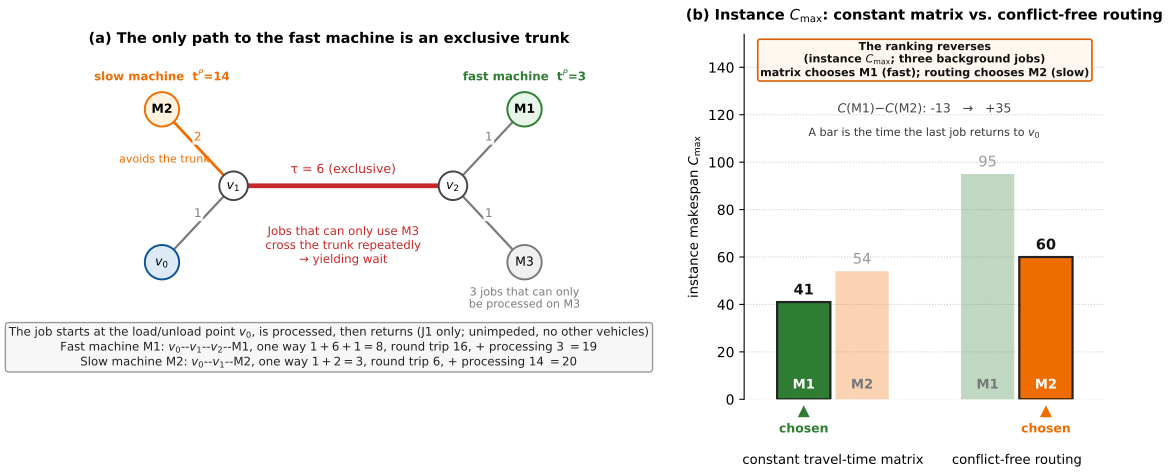

The script that saved this image:
# -*- coding: utf-8 -*-
"""Figure 1, motivating instance: the constant travel-time matrix and
conflict-free routing rank the same two assignments in opposite order.

Data come from clbs/output/motivating.json, computed by clbs/tools/motivating.py
with the same decoder as the paper -- the four numbers in (b) are not schematic.
The geometry in (a) matches that instance one-to-one.
"""
from __future__ import annotations

import json
import os

import matplotlib

matplotlib.use("Agg")
import matplotlib.pyplot as plt
from matplotlib.lines import Line2D
from matplotlib.patches import Circle, FancyBboxPatch

HERE = os.path.dirname(os.path.abspath(__file__))
ROOT = os.path.abspath(os.path.join(HERE, "..", "..", ".."))
DATA = os.path.join(ROOT, "clbs", "output", "motivating.json")

plt.rcParams.update({
    "font.sans-serif": ["DejaVu Sans"],
    "axes.unicode_minus": False,
    "figure.dpi": 200,
    "pdf.fonttype": 42,
    "ps.fonttype": 42,
})

C_FAST = "#2e7d32"      # fast machine M1
C_SLOW = "#ef6c00"      # slow machine M2
C_TRUNK = "#c62828"     # exclusive trunk
C_GREY = "#7a7a7a"

# Default (English) figure copy.  fig_motivating_CN.py passes STRINGS_CN.
STRINGS = {
    "title_a": "(a) The only path to the fast machine is an exclusive trunk",
    "trunk_tau": "τ = {tau:.0f} (exclusive)",
    "avoids_trunk": "avoids the trunk",
    "fast_arm": "fast machine  t$^P$={proc:.0f}",
    "slow_arm": "slow machine  t$^P$={proc:.0f}",
    "m3_jobs": "{n:.0f} jobs that can only\nbe processed on M3",
    "m3_yield": "Jobs that can only use M3\ncross the trunk repeatedly\n→ yielding wait",
    "two_assign": (
        "The job starts at the load/unload point $v_0$, is processed, then returns (J1 only; unimpeded, no other vehicles)\n"
        "Fast machine M1: $v_0$--$v_1$--$v_2$--M1, one way $1+{tau:.0f}+1={one1:.0f}$, "
        "round trip ${t1:.0f}$, + processing ${p1:.0f}$ $=${s1:.0f}\n"
        "Slow machine M2: $v_0$--$v_1$--M2, one way $1+2={one2:.0f}$, "
        "round trip ${t2:.0f}$, + processing ${p2:.0f}$ $=${s2:.0f}"
    ),
    "assign_ylim_lo": -1.70,
    "assign_y": -1.08,
    "title_b": "(b) Instance $C_{\\max}$: constant matrix vs. conflict-free routing",
    "group_ideal": "constant travel-time matrix",
    "group_routed": "conflict-free routing",
    "chosen": "chosen",
    "reversal": (
        "The ranking reverses\n"
        "(instance $C_{{\\max}}$; three background jobs)\n"
        "matrix chooses M{a} (fast); routing chooses M{b} (slow)"
    ),
    "ylabel": "instance makespan $C_{\\max}$",
    "delta_y_mult": 1.18,
    "delta_x": 0.72,
    "delta_y_axes": 0.795,
    "note_y_axes": 0.745,
    "note_delta_gap": 0.08,
    "ylim_mult": 1.62,
    "reversal_fs": 8,
    "reversal_pad": 0.22,
    "reversal_ls": 1.15,
    "bars_note_at": "below_delta",
    "bars_note": "A bar is the time the last job returns to $v_0$",
}


def node(ax, x, y, label, fc="#ffffff", ec="#444444", r=0.30, fs=9, bold=False):
    ax.add_patch(Circle((x, y), r, facecolor=fc, edgecolor=ec, lw=1.4, zorder=4))
    ax.text(x, y, label, ha="center", va="center", zorder=5,
            fontsize=fs, fontweight="bold" if bold else "normal")


def edge(ax, p, q, tau, color=C_GREY, lw=1.6, ls="-", off=(0.0, 0.22), fs=8.5):
    ax.plot([p[0], q[0]], [p[1], q[1]], color=color, lw=lw, ls=ls, zorder=2)
    ax.text((p[0] + q[0]) / 2 + off[0], (p[1] + q[1]) / 2 + off[1], tau,
            ha="center", va="center", fontsize=fs, color=color, zorder=6,
            bbox=dict(boxstyle="round,pad=0.14", fc="white", ec="none", alpha=0.9))


def panel_layout(ax, p, S=None) -> None:
    S = STRINGS if S is None else S
    ax.set_title(S["title_a"],
                 fontsize=10.5, fontweight="bold", pad=10)
    ax.set_xlim(-0.6, 9.4)
    # Extra bottom room when the assignment caption is wrapped (English).
    # Localized copies may override the two coordinates.
    ylim_lo = S.get("assign_ylim_lo")
    if ylim_lo is None:
        ylim_lo = -1.05 if "\n" in S["two_assign"] else -0.4
    ax.set_ylim(ylim_lo, 5.0)
    ax.axis("off")
    ax.set_aspect("equal")

    P = {"v0": (0.9, 0.7), "v1": (2.4, 2.3), "v2": (7.0, 2.3),
         "m1": (8.5, 3.9), "m2": (0.9, 3.9), "m3": (8.5, 0.7)}

    edge(ax, P["v0"], P["v1"], "1")
    edge(ax, P["v1"], P["v2"], S["trunk_tau"].format(tau=p["trunk_tau"]),
         color=C_TRUNK, lw=3.4, off=(0.0, 0.34), fs=9)
    edge(ax, P["v2"], P["m1"], "1")
    edge(ax, P["v2"], P["m3"], "1")
    edge(ax, P["v1"], P["m2"], "2", color=C_SLOW, lw=2.0)
    ax.text(0.0, 2.85, S["avoids_trunk"], ha="left", va="center",
            fontsize=8, color=C_SLOW)

    node(ax, *P["v0"], "$v_0$", fc="#dceaf8", ec="#08519c", r=0.36, bold=True)
    node(ax, *P["v1"], "$v_1$")
    node(ax, *P["v2"], "$v_2$")
    node(ax, *P["m1"], "M1", fc="#e8f5e9", ec=C_FAST, r=0.36, bold=True)
    node(ax, *P["m2"], "M2", fc="#fff3e0", ec=C_SLOW, r=0.36, bold=True)
    node(ax, *P["m3"], "M3", fc="#f0f0f0", ec=C_GREY, r=0.36)

    ax.text(8.5, 4.48, S["fast_arm"].format(proc=p["proc_fast"]), ha="center",
            fontsize=8.5, color=C_FAST, fontweight="bold")
    ax.text(0.9, 4.48, S["slow_arm"].format(proc=p["proc_slow"]), ha="center",
            fontsize=8.5, color=C_SLOW, fontweight="bold")
    ax.text(8.5, 0.18, S["m3_jobs"].format(n=p["n_background"]),
            ha="center", va="top", fontsize=8, color=C_GREY, linespacing=1.15)
    # English yield note is three lines: sit it in the open bay below the trunk.
    y_yield = 1.05 if "\n" in S["m3_yield"] else 1.68
    ax.text(4.7, y_yield, S["m3_yield"],
            ha="center", va="center", fontsize=8.5, color=C_TRUNK,
            linespacing=1.2,
            bbox=dict(boxstyle="round,pad=0.22", fc="white", ec="none", alpha=0.88))

    y_assign = S.get("assign_y")
    if y_assign is None:
        y_assign = -0.62 if "\n" in S["two_assign"] else -0.30
    ax.text(4.4, y_assign,
            S["two_assign"].format(
                tau=p["trunk_tau"],
                t1=p["travel_M1_round"], p1=p["proc_fast"],
                t2=p["travel_M2_round"], p2=p["proc_slow"],
                one1=p["travel_M1_round"] / 2.0,
                one2=p["travel_M2_round"] / 2.0,
                s1=p["travel_M1_round"] + p["proc_fast"],
                s2=p["travel_M2_round"] + p["proc_slow"]),
            ha="center", va="center", fontsize=8.5, color="#222222",
            linespacing=1.25,
            bbox=dict(boxstyle="round,pad=0.3", fc="#f7f7f7", ec="#999999"))


def panel_reversal(ax, d, S=None) -> None:
    S = STRINGS if S is None else S
    ax.set_title(S["title_b"],
                 fontsize=10.5, fontweight="bold", pad=10)
    groups = [(S["group_ideal"], "ideal"),
              (S["group_routed"], "routed")]
    xs = [0.0, 1.45]
    w = 0.42

    top = max(d["M1"]["routed"], d["M2"]["routed"])
    picks = []
    for gx, (glabel, key) in zip(xs, groups):
        v1, v2 = d["M1"][key], d["M2"][key]
        win = 1 if v1 <= v2 else 2
        picks.append(win)
        for off, val, col, who in ((-w / 2 - 0.02, v1, C_FAST, 1),
                                   (+w / 2 + 0.02, v2, C_SLOW, 2)):
            chosen = who == win
            ax.bar(gx + off, val, width=w, color=col, zorder=3,
                   alpha=1.0 if chosen else 0.30,
                   edgecolor="#222222" if chosen else "none",
                   linewidth=1.6 if chosen else 0)
            ax.text(gx + off, val + top * 0.02, f"{val:.0f}", ha="center",
                    va="bottom", fontsize=10.5, zorder=4,
                    fontweight="bold" if chosen else "normal",
                    color="#111111" if chosen else "#999999")
            ax.text(gx + off, top * 0.035, f"M{who}", ha="center", va="bottom",
                    fontsize=9.5, zorder=5, fontweight="bold",
                    color="#ffffff" if chosen else "#777777")
            if chosen:
                ax.plot([gx + off], [-top * 0.055], marker="^", ms=7, color=col,
                        clip_on=False, zorder=5)
                ax.text(gx + off, -top * 0.105, S["chosen"], ha="center", va="top",
                        fontsize=9, color=col, fontweight="bold")
        ax.text(gx, -top * 0.24, glabel, ha="center", va="top", fontsize=9.5)

    n_rev = S["reversal"].count("\n") + 1
    # Keep the reversal box inside panel (b); long English must wrap, not spill left.
    ax.text(0.50, 0.98, S["reversal"].format(
            a=picks[0], b=picks[1],
            c1=d["M1"]["ideal"], c2=d["M2"]["ideal"],
            c3=d["M1"]["routed"], c4=d["M2"]["routed"]),
            transform=ax.transAxes, ha="center", va="top",
            fontsize=S.get("reversal_fs", 9 if n_rev > 1 else 10),
            fontweight="bold", color="#111111",
            linespacing=S.get("reversal_ls", 1.25), clip_on=True,
            bbox=dict(boxstyle="round,pad=%s" % S.get("reversal_pad", 0.34),
                      fc="#fff8f0", ec="#d95f02", lw=1.2))
    delta_mult = S.get("delta_y_mult")
    if delta_mult is None:
        delta_mult = 1.12 if n_rev > 1 else 1.15
    delta_x = S.get("delta_x", (xs[0] + xs[1]) / 2)
    delta_y_axes = S.get("delta_y_axes")
    sep = S.get("delta_sep", ": ")
    if delta_y_axes is not None:
        ax.text(0.50, delta_y_axes,
                f"$C$(M1)$-$$C$(M2){sep}{d['M1']['ideal'] - d['M2']['ideal']:+.0f}"
                f"   →   {d['M1']['routed'] - d['M2']['routed']:+.0f}",
                transform=ax.transAxes, ha="center", va="center",
                fontsize=9, color="#444444")
    else:
        ax.text(delta_x, top * delta_mult,
                f"$C$(M1)$-$$C$(M2){sep}{d['M1']['ideal'] - d['M2']['ideal']:+.0f}"
                f"   →   {d['M1']['routed'] - d['M2']['routed']:+.0f}",
                ha="center", va="center", fontsize=9, color="#444444")

    ax.set_ylabel(S["ylabel"], fontsize=9.5)
    ylim_mult = S.get("ylim_mult")
    if ylim_mult is None:
        ylim_mult = 1.58 if n_rev > 1 else 1.44
    ax.set_ylim(0, top * ylim_mult)
    ax.set_xlim(-0.70, 2.15)
    note = S.get("bars_note")
    if note:
        formatted = note.format(
                c1=d["M1"]["ideal"], c2=d["M2"]["ideal"],
                c3=d["M1"]["routed"], c4=d["M2"]["routed"])
        note_at = S.get("bars_note_at", "below_axes")
        if note_at == "below_delta":
            note_y_axes = S.get("note_y_axes")
            if note_y_axes is not None:
                ax.text(0.50, note_y_axes, formatted,
                        transform=ax.transAxes, ha="center", va="top",
                        fontsize=8, color="#333333", linespacing=1.2)
            else:
                gap = S.get("note_delta_gap", 0.09)
                ax.text(delta_x, top * (delta_mult - gap),
                        formatted, ha="center", va="top",
                        fontsize=8, color="#333333", linespacing=1.2)
        elif note_at == "above_delta":
            ax.text(delta_x, top * (delta_mult + 0.06),
                    formatted, ha="center", va="bottom",
                    fontsize=8, color="#333333", linespacing=1.2)
        else:
            ax.text(0.50, -0.42, formatted,
                    transform=ax.transAxes, ha="center", va="top",
                    fontsize=7.6, color="#333333", linespacing=1.25)
    ax.set_xticks([])
    for side in ("top", "right", "bottom"):
        ax.spines[side].set_visible(False)
    ax.grid(axis="y", ls=":", color="#cccccc", zorder=0)
    ax.set_axisbelow(True)


def main() -> None:
    if not os.path.exists(DATA):
        raise SystemExit(f"missing {DATA}; from clbs/ run: py -m tools.motivating --sweep")
    with open(DATA, encoding="utf-8") as f:
        d = json.load(f)

    fig, axes = plt.subplots(1, 2, figsize=(11.4, 4.90),
                             gridspec_kw={"width_ratios": [1.32, 1.0]})
    panel_layout(axes[0], d["params"])
    panel_reversal(axes[1], d)

    fig.tight_layout(w_pad=2.0)
    stem = os.path.join(HERE, "fig_motivating")
    fig.savefig(stem + ".pdf", bbox_inches="tight", pad_inches=0.08)
    if os.environ.get("CLBS_FIG_PNG", "1") != "0":
        fig.savefig(stem + ".png", dpi=200, bbox_inches="tight", pad_inches=0.08)
    plt.close(fig)
    print("wrote", stem + ".pdf/.png")


if __name__ == "__main__":
    main()
